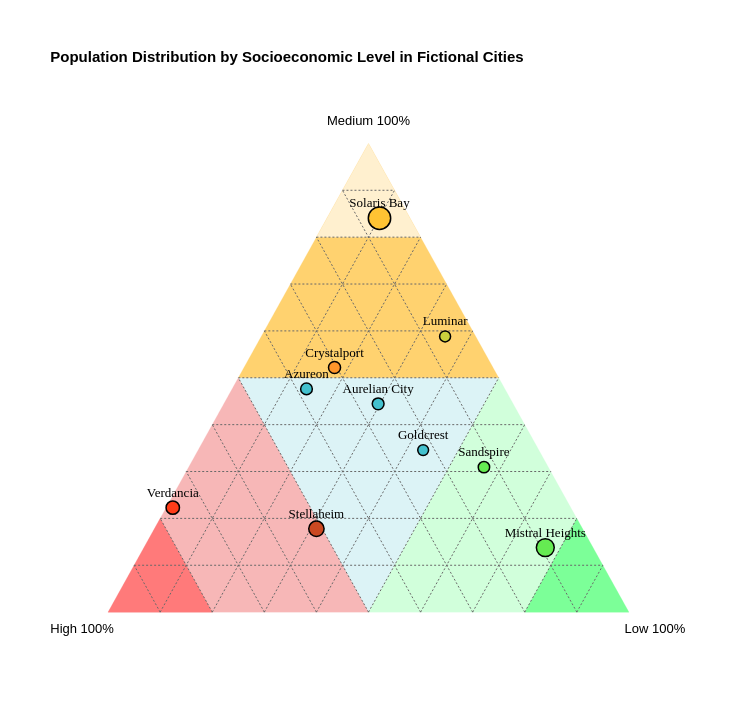

Source (Vega-Lite JSON):
### Vega-Lite specification from a JSON file in a GitHub repository (floating-point values rounded to 4 significant figures)
{"$schema": "https://vega.github.io/schema/vega-lite/v6.json", "width": 625, "height": 541.2, "padding": 50, "title": {"text": ["Population Distribution by Socioeconomic Level in Fictional Cities"], "fontSize": 15, "subtitleFontSize": 14, "subtitleFontStyle": "italic", "anchor": "start", "color": "#000000", "subtitleColor": "#76d9e4", "offset": 50}, "config": {"view": {"stroke": "transparent"}, "axis": {"disable": true, "grid": false, "tickBand": "extent"}}, "layer": [{"data": {"values": [{"x": 0.25, "y": 0.433}, {"x": 0.75, "y": 0.433}, {"x": 0.5, "y": 0}]}, "mark": {"type": "line", "fill": "#c8edf1a2", "interpolate": "linear-closed", "stroke": "#c8edf1a2", "strokeWidth": 0.2}, "encoding": {"x": {"field": "x", "type": "quantitative"}, "y": {"field": "y", "type": "quantitative"}}}, {"data": {"values": [{"x": 0, "y": 0}, {"x": 0.25, "y": 0.433}, {"x": 0.5, "y": 0}]}, "mark": {"type": "line", "fill": "#f7b7b7", "interpolate": "linear-closed", "stroke": "#f7b7b7", "strokeWidth": 0.2}, "encoding": {"x": {"field": "x", "type": "quantitative"}, "y": {"field": "y", "type": "quantitative"}}}, {"data": {"values": [{"x": 0, "y": 0}, {"x": 0.1, "y": 0.1732}, {"x": 0.2, "y": 0}]}, "mark": {"type": "line", "fill": "#ff7a7a", "interpolate": "linear-closed", "stroke": "#ff7a7a", "strokeWidth": 0.2}, "encoding": {"x": {"field": "x", "type": "quantitative"}, "y": {"field": "y", "type": "quantitative"}}}, {"data": {"values": [{"x": 1, "y": 0}, {"x": 0.75, "y": 0.433}, {"x": 0.5, "y": 0}]}, "mark": {"type": "line", "fill": "#d1ffdb", "interpolate": "linear-closed", "stroke": "#d1ffdb", "strokeWidth": 0.2}, "encoding": {"x": {"field": "x", "type": "quantitative"}, "y": {"field": "y", "type": "quantitative"}}}, {"data": {"values": [{"x": 1, "y": 0}, {"x": 0.9, "y": 0.1732}, {"x": 0.8, "y": 0}]}, "mark": {"type": "line", "fill": "#7cff98", "interpolate": "linear-closed", "stroke": "#7cff98", "strokeWidth": 0.2}, "encoding": {"x": {"field": "x", "type": "quantitative"}, "y": {"field": "y", "type": "quantitative"}}}, {"data": {"values": [{"x": 0.5, "y": 0.866}, {"x": 0.25, "y": 0.433}, {"x": 0.75, "y": 0.433}]}, "mark": {"type": "line", "fill": "#ffd26f", "interpolate": "linear-closed", "stroke": "#ffd26f", "strokeWidth": 0.2}, "encoding": {"x": {"field": "x", "type": "quantitative"}, "y": {"field": "y", "type": "quantitative"}}}, {"data": {"values": [{"x": 0.5, "y": 0.866}, {"x": 0.4, "y": 0.6928}, {"x": 0.6, "y": 0.6928}]}, "mark": {"type": "line", "fill": "#fff0cf", "interpolate": "linear-closed", "stroke": "#fff0cf", "strokeWidth": 0.2}, "encoding": {"x": {"field": "x", "type": "quantitative"}, "y": {"field": "y", "type": "quantitative"}}}, {"data": {"values": [{"x": -0.05, "y": -0.05, "label": "High 100%"}, {"x": 1.05, "y": -0.05, "label": "Low 100%"}, {"x": 0.5, "y": 0.888, "label": "Medium 100%"}]}, "mark": {"type": "text", "dy": -10, "fontSize": 13, "color": "#000000"}, "encoding": {"x": {"field": "x", "type": "quantitative"}, "y": {"field": "y", "type": "quantitative"}, "text": {"field": "label", "type": "nominal"}}}, {"data": {"values": [{"x": 0.1, "y": 0, "x2": 0.05, "y2": 0.0866}, {"x": 0.2, "y": 0, "x2": 0.1, "y2": 0.1732}, {"x": 0.3, "y": 0, "x2": 0.15, "y2": 0.2598}, {"x": 0.4, "y": 0, "x2": 0.2, "y2": 0.3464}, {"x": 0.5, "y": 0, "x2": 0.25, "y2": 0.433}, {"x": 0.6, "y": 0, "x2": 0.3, "y2": 0.5196}, {"x": 0.7, "y": 0, "x2": 0.35, "y2": 0.6062}, {"x": 0.8, "y": 0, "x2": 0.4, "y2": 0.6928}, {"x": 0.9, "y": 0, "x2": 0.45, "y2": 0.7794}, {"x": 0.9, "y": 0, "x2": 0.95, "y2": 0.0866}, {"x": 0.8, "y": 0, "x2": 0.9, "y2": 0.1732}, {"x": 0.7, "y": 0, "x2": 0.85, "y2": 0.2598}, {"x": 0.6, "y": 0, "x2": 0.8, "y2": 0.3464}, {"x": 0.5, "y": 0, "x2": 0.75, "y2": 0.433}, {"x": 0.4, "y": 0, "x2": 0.7, "y2": 0.5196}, {"x": 0.3, "y": 0, "x2": 0.65, "y2": 0.6062}, {"x": 0.2, "y": 0, "x2": 0.6, "y2": 0.6928}, {"x": 0.1, "y": 0, "x2": 0.55, "y2": 0.7794}, {"x": 0.05, "y": 0.0866, "x2": 0.95, "y2": 0.0866}, {"x": 0.1, "y": 0.1732, "x2": 0.9, "y2": 0.1732}, {"x": 0.15, "y": 0.2598, "x2": 0.85, "y2": 0.2598}, {"x": 0.2, "y": 0.3464, "x2": 0.8, "y2": 0.3464}, {"x": 0.25, "y": 0.433, "x2": 0.75, "y2": 0.433}, {"x": 0.3, "y": 0.5196, "x2": 0.7, "y2": 0.5196}, {"x": 0.35, "y": 0.6062, "x2": 0.65, "y2": 0.6062}, {"x": 0.4, "y": 0.6928, "x2": 0.6, "y2": 0.6928}, {"x": 0.45, "y": 0.7794, "x2": 0.55, "y2": 0.7794}]}, "mark": {"type": "rule", "stroke": "#696969", "strokeDash": [2, 2]}, "encoding": {"x": {"field": "x", "type": "quantitative"}, "y": {"field": "y", "type": "quantitative"}, "x2": {"field": "x2"}, "y2": {"field": "y2"}}}, {"data": {"values": [{"City": "Luminar", "High": 5, "Medium": 50, "Low": 30}, {"City": "Crystalport", "High": 35, "Medium": 60, "Low": 20}, {"City": "Stellaheim", "High": 115, "Medium": 40, "Low": 70}, {"City": "Mistral Heights", "High": 30, "Medium": 45, "Low": 252}, {"City": "Verdancia", "High": 120, "Medium": 35, "Low": 2}, {"City": "Aurelian City", "High": 28, "Medium": 48, "Low": 32}, {"City": "Solaris Bay", "High": 32, "Medium": 458, "Low": 55}, {"City": "Sandspire", "High": 12, "Medium": 30, "Low": 55}, {"City": "Azureon", "High": 40, "Medium": 50, "Low": 15}, {"City": "Goldcrest", "High": 18, "Medium": 28, "Low": 35}]}, "layer": [{"mark": {"type": "point", "opacity": 1, "stroke": "#000000", "strokeWidth": 1.5, "strokeOpacity": 1}, "encoding": {"x": {"field": "x", "type": "quantitative"}, "y": {"field": "y", "type": "quantitative"}, "tooltip": [{"field": "City", "type": "nominal", "title": "City:"}, {"field": "tooltip_high", "type": "nominal", "title": "🔴 High:"}, {"field": "tooltip_medium", "type": "nominal", "title": "🟡 Medium:"}, {"field": "tooltip_low", "type": "nominal", "title": "🟢 Low:"}], "fill": {"field": "color", "type": "nominal", "scale": null}, "size": {"field": "TotalLevel", "type": "quantitative", "legend": null, "scale": {"range": [50, 500]}}}}, {"mark": {"type": "text", "font": "Verdana", "dy": {"expr": "datum.dy_val"}, "fontSize": 13, "color": "#000000", "fontWeight": 100}, "encoding": {"x": {"field": "x", "type": "quantitative"}, "y": {"field": "y", "type": "quantitative"}, "tooltip": [{"field": "City", "type": "nominal", "title": "City:"}, {"field": "tooltip_high", "type": "nominal", "title": "🔴 High:"}, {"field": "tooltip_medium", "type": "nominal", "title": "🟡 Medium:"}, {"field": "tooltip_low", "type": "nominal", "title": "🟢 Low:"}], "text": {"field": "City", "type": "nominal"}}}], "transform": [{"calculate": "datum['High'] + datum['Medium'] + datum['Low']", "as": "TotalLevel"}, {"calculate": "datum['High']/datum.TotalLevel", "as": "high_percent"}, {"calculate": "datum['Medium']/datum.TotalLevel", "as": "medium_percent"}, {"calculate": "datum['Low']/datum.TotalLevel", "as": "low_percent"}, {"calculate": "0.5 * (2 * datum.low_percent + datum.medium_percent)", "as": "x"}, {"calculate": "0.866 * datum.medium_percent", "as": "y"}, {"calculate": "toString(isValid(datum['High']) ? datum['High'] : 0) + ' (' + toString(round((isValid(datum.high_percent) ? datum.high_percent : 0) * 100, 1)) + '%)'", "as": "tooltip_high"}, {"calculate": "toString(isValid(datum['Medium']) ? datum['Medium'] : 0) + ' (' + toString(round((isValid(datum.medium_percent) ? datum.medium_percent : 0) * 100, 1)) + '%)'", "as": "tooltip_medium"}, {"calculate": "toString(isValid(datum['Low']) ? datum['Low'] : 0) + ' (' + toString(round((isValid(datum.low_percent) ? datum.low_percent : 0) * 100, 1)) + '%)'", "as": "tooltip_low"}, {"filter": "datum['City'] !== null"}, {"calculate": "length(datum['City'])", "as": "leng"}, {"calculate": "(datum.x*100 - length(datum['City']))/100", "as": "Xleng"}, {"calculate": "(datum.x*100 + length(datum['City']))/100", "as": "Xleng2"}, {"calculate": "datum['high_percent'] > 0.8 ? '#FF0F0F' : datum['medium_percent'] > 0.8 ? '#FFC333' : datum['low_percent'] > 0.8 ? '#32F95D' : datum['high_percent'] > 0.5 && datum['medium_percent'] > datum['low_percent'] ? '#ff3c18' : datum['high_percent'] > 0.5 && datum['medium_percent'] < datum['low_percent'] ? '#cb4922' : datum['medium_percent'] > 0.5 && datum['high_percent'] > datum['low_percent'] ? '#ff962a' : datum['medium_percent'] > 0.5 && datum['high_percent'] < datum['low_percent'] ? '#cbd03d' : datum['low_percent'] > 0.5 && datum['medium_percent'] < datum['high_percent'] ? '#65be49' : datum['low_percent'] > 0.5 && datum['medium_percent'] > datum['high_percent'] ? '#65eb52' : '#43c1ce'", "as": "color"}, {"calculate": "datum.medium_percent > 0.9 ? 15 : -15", "as": "dy_val"}]}]}
